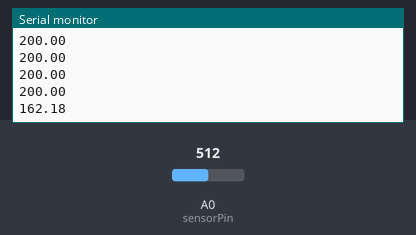
Simulated run of this sketch. Board: Arduino Uno, built with avr-gcc and run on an emulated ATmega328P. Parts: the last lines printed to the serial monitor. Inputs (shaded band) come from the test bench; at power-on: A0 (sensorPin) = 512.

Above: at 1.2 s.
1.3 s: A0 (sensorPin) set to 716
At 1.31 s:
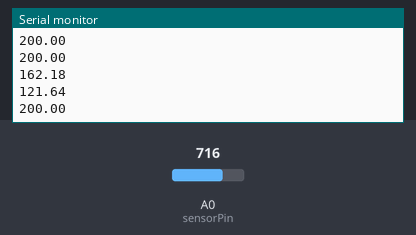
2.8 s: A0 (sensorPin) set to 900
At 2.82 s:
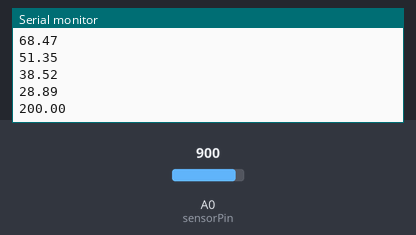
Timing chart, 0 to 5.8 s (numbered marks = the images above; inputs shaded):
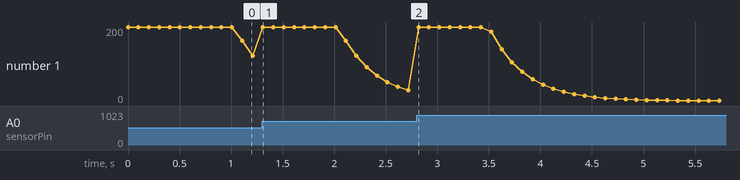

The sketch:

Heartbeat.ino
```cpp
// ==============================================================
//
// Heartbeat sensor
//
// CBP 15-10-18
//
// Status = Devel
//
// ==============================================================

int sensorPin = 0;
double alpha = 0.75;
int period = 100;
double change = 0.0;
double minval = 0.0;
double val;

void setup () {
  Serial.begin (9600);
}

void loop (){
    static double oldValue = 0;
    static double oldChange = 0;

    int rawValue = analogRead(sensorPin);
    double value = alpha * oldValue + (1 - alpha) * rawValue;

    //Serial.print (rawValue);
    //Serial.print (",");
    val = 10*(rawValue - value);
    if(val > 200) val = 200;
    if(val < -200) val = -200;
    Serial.println (val);
    oldValue = value;

    delay (period);
}
```

Measured:
- plotted number 1: 121.64 → 28.89 after the input at 1.3 s
